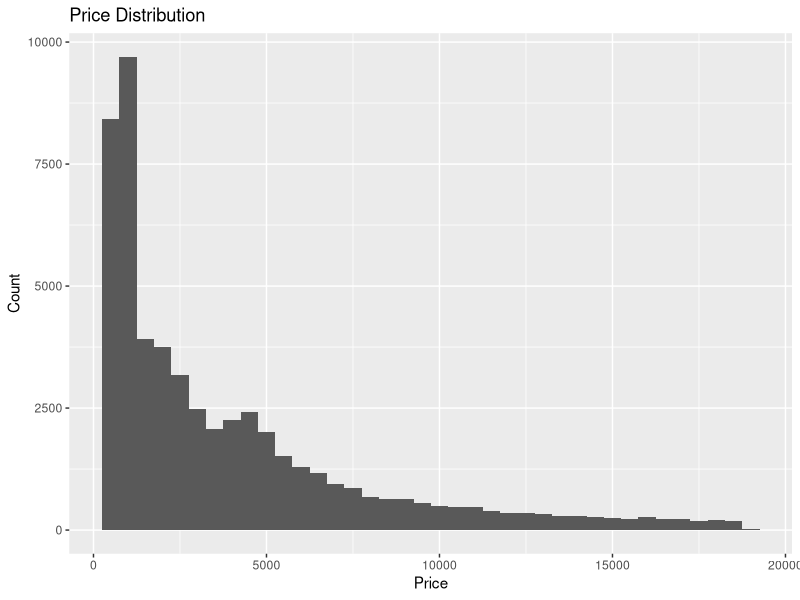
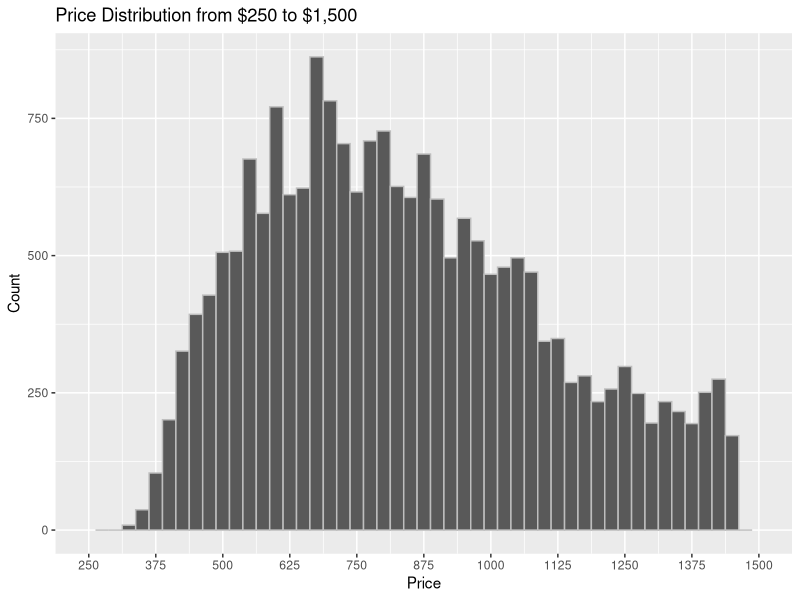
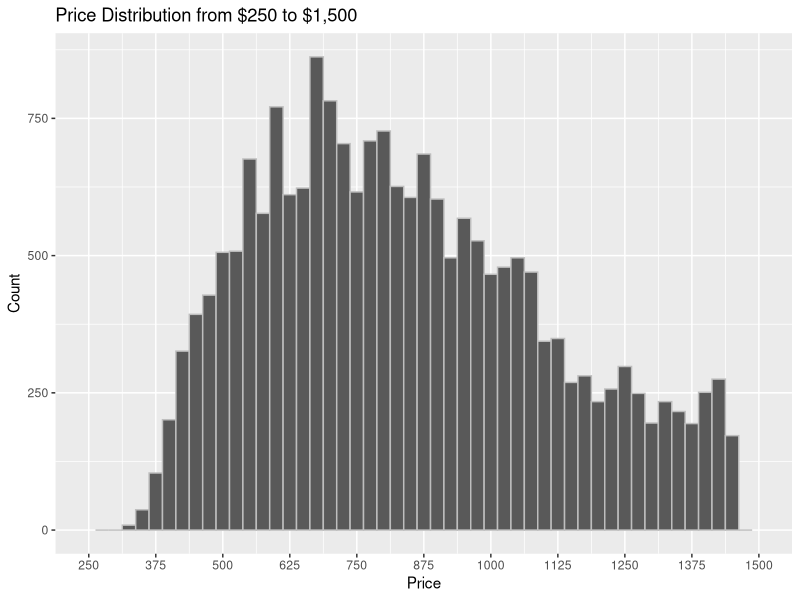

These charts were generated, in order, by the following R code:
library(ggplot2)
data(diamonds)

#Visualizations for Price
ggplot(aes(x=price), data=diamonds) +
  geom_histogram(binwidth = 500) +
  xlab('Price') + ylab('Count') +
  ggtitle('Price Distribution')

#Basic statistics
summary(diamonds$price)
mean(diamonds$price)
median(diamonds$price)

sum(diamonds$price < 500)
sum(diamonds$price < 250)
sum(diamonds$price >= 15000)

#Close look at price peak distribution
ggplot(aes(x=price), data=diamonds) +
  geom_histogram(binwidth = 25, color='gray') +
  scale_x_continuous(limits = c(250,1500), breaks=seq(250,1500,125)) +
  xlab('Price') + ylab('Count') +
  ggtitle('Price Distribution from $250 to $1,500')

ggsave('visualizations/PriceHistogram.png')
